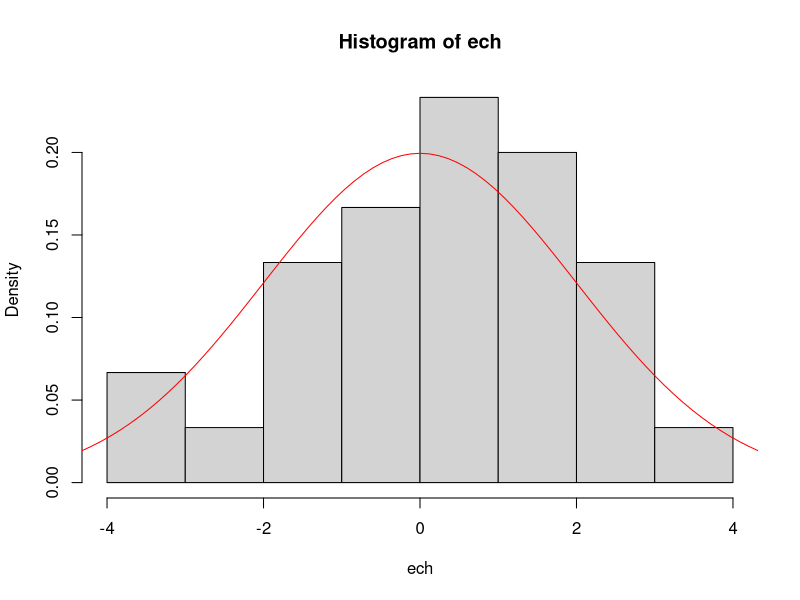
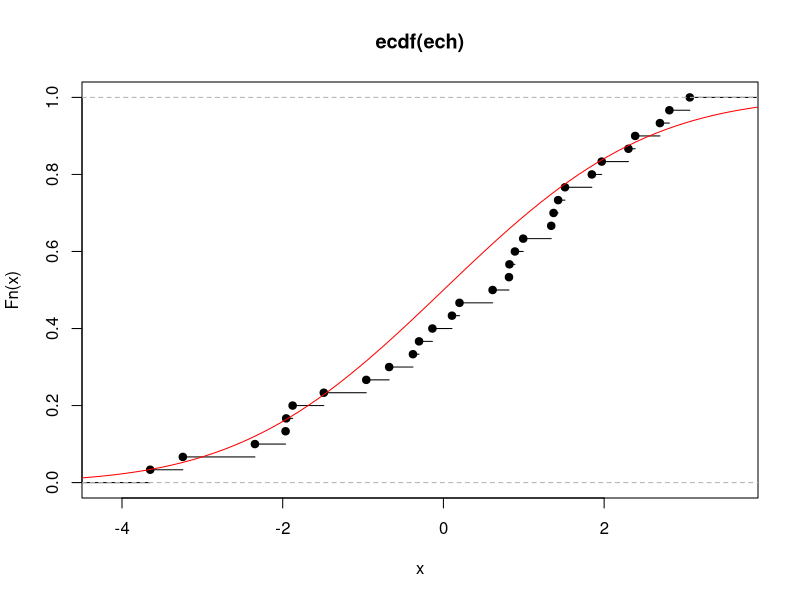
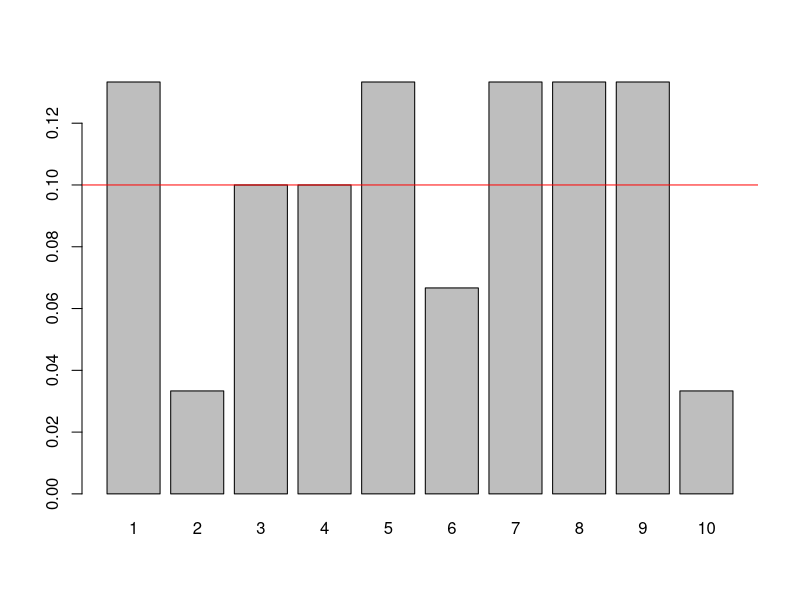
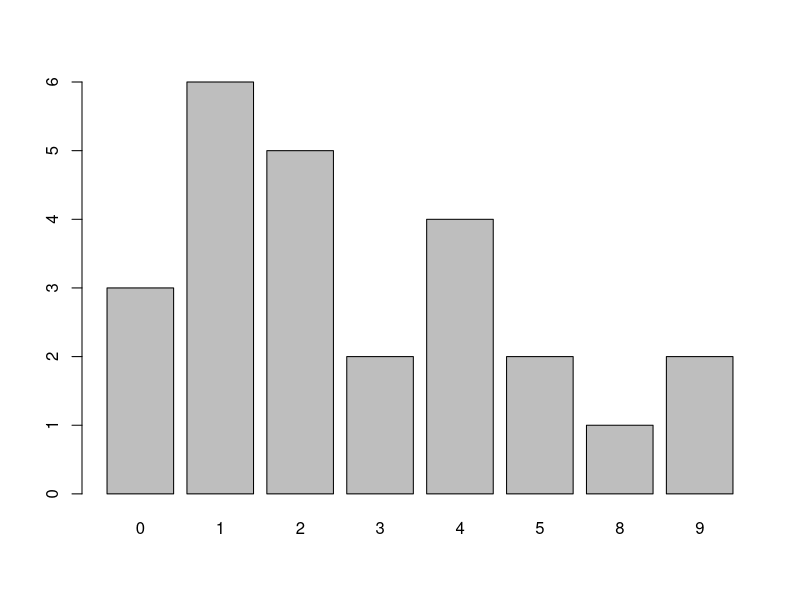
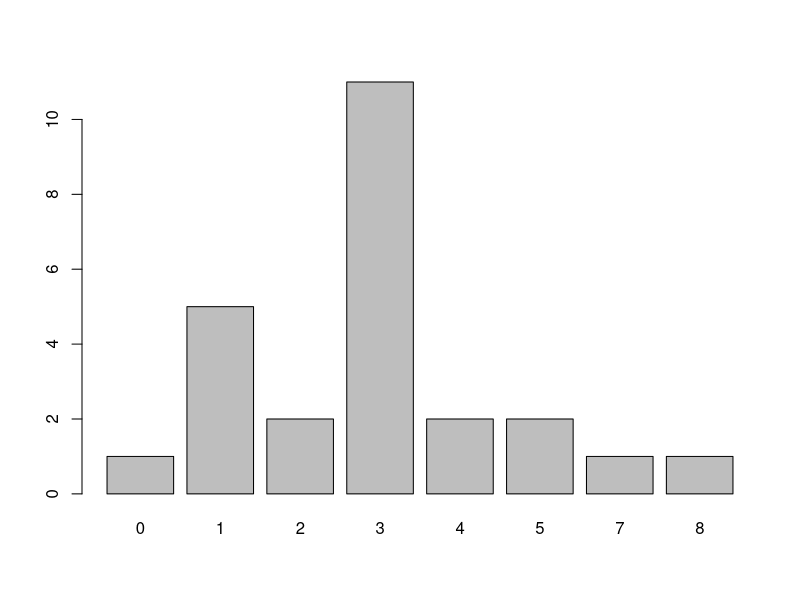
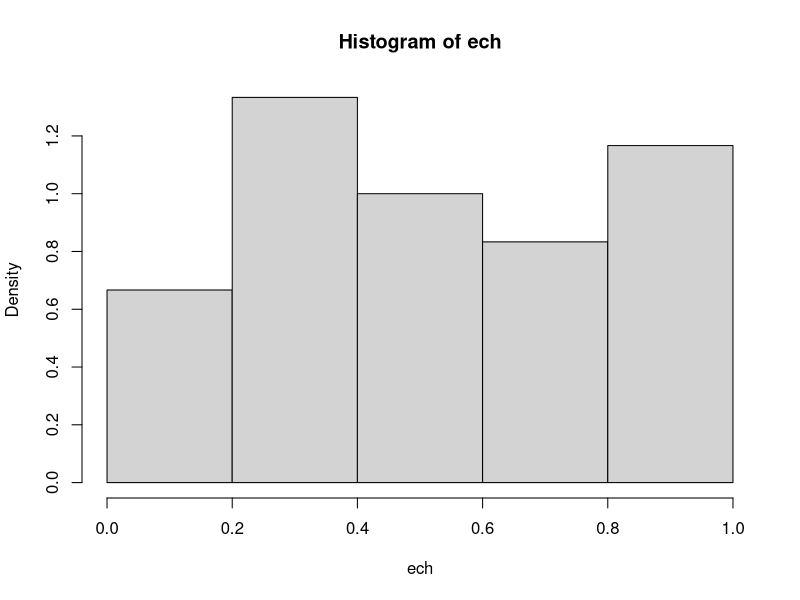
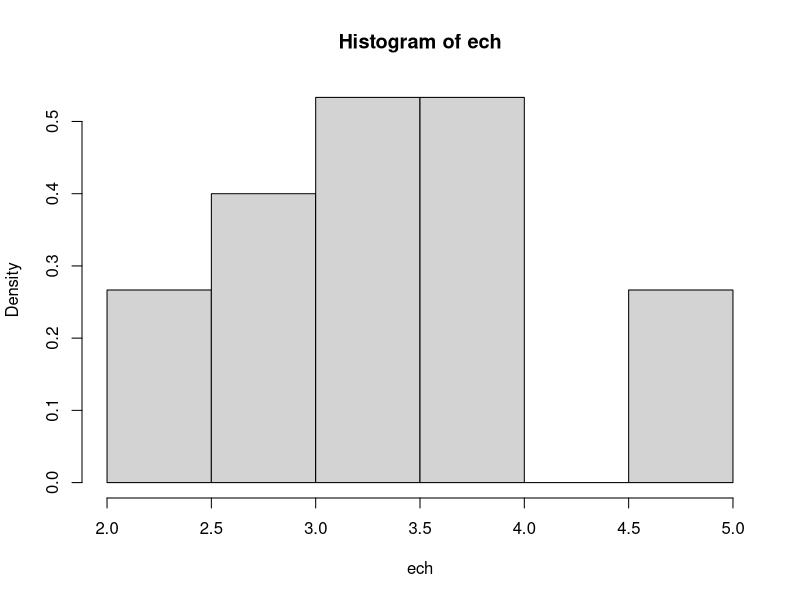
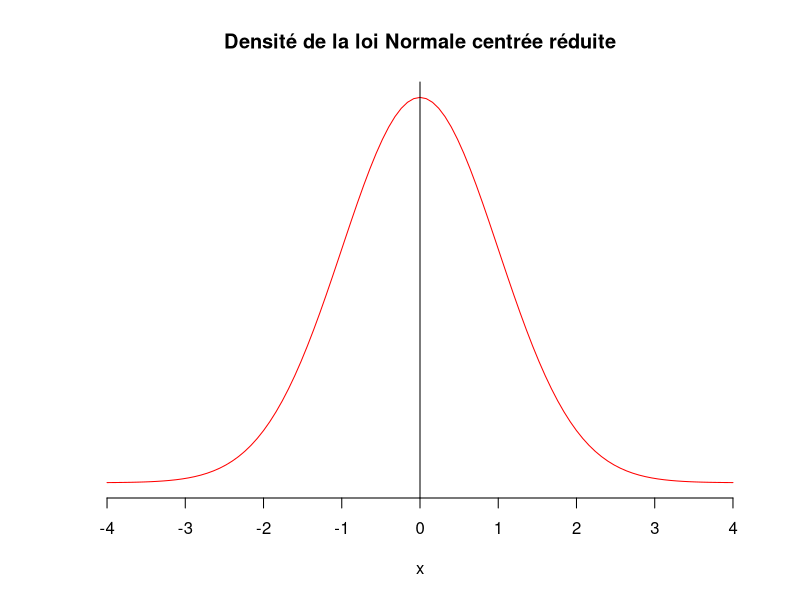

Here is the R script that generated these plots, in order:
## ---- chunk 1
n<-30
ech<-rnorm(n,mean = 0,sd = 2) # simulation d'un échantillon d'une loi normale d'espérance 1 et de variance 4 (écart-type = 2)
head(ech,n = 20)
hist(ech, freq=F)
curve(dnorm(x,mean = 0,sd = 2),from = -6,to = 6,ylab="densité",add=T,col="red")
plot(ecdf(ech))
curve(pnorm(x,mean = 0,sd = 2),from = -6,to = 6,ylab="Fonction de répartition",add=T,col="red")
quantile.normale<-qnorm(p = c(0.05,0.1,0.25,0.5,0.75,0.9,0.95),mean = 0,sd = 2)
quantile.echantillon<-quantile(x = ech,probs = c(0.05,0.1,0.25,0.5,0.75,0.9,0.95))
(rbind(quantile.echantillon,quantile.normale))
## ---- chunk 2
n<-30
ech<-sample(1:10,n,replace=T)
table(ech)/n
barplot(table(ech)/n)
abline(h=1/10,col="red")
## ---- chunk 3
n<- 30  # taille de l'échantillon
p<-0.3   # paramètre de la loi de Bernoulli
esp<-p
var<-p*(1-p)
ech<-rbinom(n,size = 1,prob = p) # size = 1 correspond à la loi de Bernoulli
table(ech)/n
paste("La moyenne de l'échantillon est ",mean(ech),", sachant que l'espérance vaut",esp)
paste("La variance de l'échantillon est ",round(var(ech),2),", sachant que la variance de la loi vaut",p*(1-p))
## ---- chunk 4
N<- 100 # taille de l'échantillon
n<- 10L  # premier paramètre de la loi
p<- 0.8 # deuxième paramètre de la loi

ech<-rbinom(N,n,p)
table(ech)/N

dbinom(x=0:n,size = n,prob = p)
## ---- chunk 5
n <- 25 # taille de l'échantillon
p <- 0.3 # paramètre de la loi 
ech<-rgeom(n,p) # simulation de la loi
barplot(table(ech))
## ---- chunk 6
lambda <- 3 # paramètre de la loi de Poisson
n <- 25 # taille de l'échantillon
ech <- rpois(n,lambda) # simulation de la loi de Poisson
mean(ech)
var(ech)
barplot(table(ech))
## ---- chunk 7
n <- 30
ech <- runif(n)
mean(ech)
var(ech)
hist(ech,freq=F)
## ---- chunk 8
n<-30
ech<-runif(n,2,5) # simulation d'un échantillon d'une loi uniforme sur [2,5]
mean(ech)
var(ech)
hist(ech,freq=F)
## ---- chunk 9
curve(dnorm,from = -4,to = 4,col="red",main="Densité de la loi Normale centrée réduite",ylab="",axes=F)
axis(1,xaxp=c(-4,4,8))
axis(2,pos=0,c(-1,1))
## ---- chunk 10
n<-100
ech<-rnorm(n) # simulation d'une loi normale centrée réduite
mean(ech)
var(ech)
hist(ech,freq=F,breaks=10,xlim = c(-3,3))
## ---- chunk 11
curve(dnorm(x,mean=1,sd=2),from = -5,to = 7,col="red",main="Densité de la loi N(1,4)",axes=F,ylab="") # Attention, on rentre l'écart-type et non la variance !!!
axis(1,xaxp = c(-5,7,12))
axis(2,pos=0,c(-1,1))
## ---- chunk 12
rnorm(20,0,1) # simulation d'un échantillon de taille 20 d'une loi N(0,1)
rnorm(20,1,1) # simulation d'un échantillon de taille 20 d'une loi N(1,1)
rnorm(20,2,1) # simulation d'un échantillon de taille 20 d'une loi N(2,1)
rnorm(20,0,2) # simulation d'un échantillon de taille 20 d'une loi N(0,1)
rnorm(20,0,4)
## ---- chunk 13
oldpar<-par()          # mise en memoire des param?tres graphiques par d?faut
par(xaxs="i",yaxs="i") # re-d?finition des styles d'axes pour les graphiques de ce TP3

##########################
# QUESTION 1
##########################
# Echantillons de taille n=2000 individus avec diff?rents param?tres
n<-2000
nd1<-rnorm(n,0,1)
nd2<-rnorm(n,1,1)
nd3<-rnorm(n,2,1)
nd4<-rnorm(n,0,2)
nd5<-rnorm(n,0,4)

nd_en_col<-cbind(nd1,nd2,nd3,nd4,nd5) # les echantillons sont mis en ensemble, colonne par colonne
colSums(nd_en_col< -2)/n           # pour chaque colonne on compte le nombre de valeurs qui est en dessous de -2 et on ramène cela à un pourcentage

## ---- chunk 14
##########################
# QUESTION 2
##########################
# Tracer les valeurs
plot(nd1,type="l")

# Executer les commandes ci dessous et quelles sont les différences ?
hist(nd1)
hist(nd1,freq=TRUE,breaks=40)
hist(nd1,freq=TRUE,breaks=50)
## ---- chunk 15
##########################
# QUESTION 3
##########################
# On trace plusieurs histogrammes pour comparer la répartition des valeurs
par(mfrow=c(2,3))   # 6 graphes dans une seule fenetre 
                    # sur 2 lignes et 3 colonnes

infx<- -5           # valeur min sur l'axe des x
supx<- 5            # valeur max sur l'axe des x
x<-seq(infx,supx,0.1) # creation d'un vecteur du min au max par pas de 0.1

hist(nd1,freq=FALSE,breaks=40,xlim=c(infx,supx))
lines(x,dnorm(x,0,1),col="red") # on ajoute a l'histogramme des valeurs 
                                # la courbe theorique de la densite

hist(nd2,freq=FALSE,breaks=40,xlim=c(infx,supx))
lines(x,dnorm(x,1,1),col="red")
hist(nd3,freq=FALSE,breaks=40,xlim=c(infx,supx))
lines(x,dnorm(x,2,1),col="red")

# seconde ligne de graphiques
infx<- -10
supx<- 10
x<-seq(infx,supx,0.1)
hist(nd1,freq=FALSE,breaks=40,xlim=c(infx,supx))
lines(x,dnorm(x,0,1),col="red")
hist(nd4,freq=FALSE,breaks=40,xlim=c(infx,supx))
lines(x,dnorm(x,0,2),col="red")
hist(nd5,freq=FALSE,breaks=40,xlim=c(infx,supx))
lines(x,dnorm(x,0,4),col="red")

## ---- chunk 16
##########################
# QUESTION 4
##########################
# On trace les fonctions de répartition des différents
# échantillons pour comparer la répartition des valeurs
par(mfrow=c(2,3))
infx<- -3
supx<- 3
x<-seq(infx,supx,0.1)
plot(ecdf(nd1),xlim=c(infx,supx))
lines(x,pnorm(x,0,1),col="red")
plot(ecdf(nd2),xlim=c(infx,supx))
lines(x,pnorm(x,1,1),col="red")
plot(ecdf(nd3),xlim=c(infx,supx))
lines(x,pnorm(x,2,1),col="red")
infx<- -10
supx<- 10
x<-seq(infx,supx,0.1)
plot(ecdf(nd1),xlim=c(infx,supx))
lines(x,pnorm(x,0,1),col="red")
plot(ecdf(nd4),xlim=c(infx,supx))
lines(x,pnorm(x,0,2),col="red")
plot(ecdf(nd5),xlim=c(infx,supx))
lines(x,pnorm(x,0,4),col="red")

par(mfrow=c(1,1))
## ---- chunk 17
##########################
# QUESTION 5
##########################
curve(dnorm,from=-4,to=+4)
# creation d'une fonction pour colorier l'aire sous la courbe d'une
# fonction <fun> entre <xmin> et <xmax>
shade_under_curve <- function(fun, xmin, xmax, length=100){
  xvals <- seq(xmin, xmax, length=length)
  dvals <- match.fun(fun)(xvals)
  polygon(c(xvals,rev(xvals)),c(rep(0,length),rev(dvals)),col="gray")
}
shade_under_curve(dnorm,-5,-1)
##### valeur de l'aire sous la courbe
integrate(dnorm,-Inf,-1)
##### valeur de F(-1) à lire sur le graphe
curve(pnorm,from=-3,to=3,xaxs="i",yaxs="i")
grid(NA,40,lwd=1)
segments(-1,0,-1,pnorm(-1))
segments(-1,pnorm(-1),-3,pnorm(-1))
##### valeur de F(-1) par la fonction pnorm
pnorm(-1)

## ---- chunk 18
par(mfrow=c(2,2))
N04<-function(x) dnorm(x,0,2)
curve(N04,from = -8,to = 8,ylab="",axes=FALSE,main="Densité N(0,4)")
shade_under_curve(N04,-8,-1)
axis(1,xaxp=c(-6,6,12))
axis(2,pos=0,c(-1,1))

curve(N04,from = -8,to = 8,ylab="",axes=F,main="Densité N(0,4)")
shade_under_curve(N04,-8,2)
axis(1,xaxp=c(-6,6,12))
axis(2,pos=0,c(-1,1))

curve(N04,from = -8,to = 8,ylab="",axes=F,main="Densité N(0,4)")
shade_under_curve(N04,2,8)
axis(1,xaxp=c(-6,6,12))
axis(2,pos=0,c(-1,1))

curve(N04,from = -8,to = 8,ylab="",axes=F,main="Densité N(0,4)")
shade_under_curve(N04,-1,2)
axis(1,xaxp=c(-6,6,12))
axis(2,pos=0,c(-1,1))

## ---- chunk 19
x<-rnorm(10000,0,1)
x1<-x+1
x2<-x-1
x3<-x*2
x4<-x/2
## ---- chunk 20
old_par<-par()
par(xaxs="i",yaxs="i")

# Deux variables gaussiennes de m?me loi
x<-rnorm(10000,0,1)
y<-rnorm(10000,0,1)

z<-x+y
hist(z,breaks=20,freq=FALSE,ylim=c(0,0.5))
curve(dnorm,from= -4,to=4,add=TRUE,col="red") # la loi N(0,1)

x<-seq(-5,5,0.1)
lines(x,dnorm(x,0,sqrt(2)),col="green4") #la loi propos?e

# Deux variables gaussiennes de meme ecart type mais pas de meme esperance
x<-rnorm(10000,0,1)
y<-rnorm(10000,1,1)

z<-x+y
hist(z,breaks=20,freq=FALSE,ylim=c(0,0.5))
curve(dnorm,from= -4,to=4,add=TRUE,col="red") # la loi N(0,1)

x<-seq(-5,5,0.1)
lines(x,dnorm(x,0,sqrt(2)),col="green4") #la 1ere loi propos?e

x<-seq(-5,5,0.1)
#   lines(x,dnorm(x,###### a vous de trouver######),col="blue4") # la loi que vous proposez (pensez à décommentez la ligne...)

# Deux variables gaussiennes de meme esperance mais pas de meme ecart type
x<-rnorm(10000,0,1)
y<-rnorm(10000,0,2)

z<-x+y
hist(z,breaks=20,freq=FALSE,ylim=c(0,0.5))
curve(dnorm,from= -4,to=4,add=TRUE,col="red")

x<-seq(-5,5,0.1)
#lines(x,dnorm(x,###### a vous de trouver######),col="green4") #la loi que vous proposez
## ---- chunk 21
############################################################################
# Ecrire un script pour expliquer la loi d'une moyenne de lois gaussiennes #
############################################################################     

## ---- chunk 22
#################################################################
## Somme des carrés de loi gaussiennes                        ###
#################################################################
v1<-rnorm(10000,0,1)^2
v2<-rnorm(10000,0,1)^2+rnorm(10000,0,1)^2
v3<-rnorm(10000,0,1)^2+rnorm(10000,0,1)^2+rnorm(10000,0,1)^2
v4<-rnorm(10000,0,1)^2+rnorm(10000,0,1)^2+rnorm(10000,0,1)^2+rnorm(10000,0,1)^2

hist(v1,breaks=40,prob=TRUE,xlim=c(0,10),ylim=c(0,1.5))
curve(dchisq(x,1),from= 0,to= 10,add=TRUE,col="red")
hist(v2,breaks=40,prob=TRUE,xlim=c(0,10),ylim=c(0,0.5))
curve(dchisq(x,2),from= 0,to= 10,add=TRUE,col="red")
hist(v3,breaks=40,prob=TRUE,xlim=c(0,10),ylim=c(0,0.3))
curve(dchisq(x,3),from= 0,to= 10,add=TRUE,col="red")
hist(v4,breaks=40,prob=TRUE,xlim=c(0,20),ylim=c(0,0.20))
curve(dchisq(x,4),from= 0,to= 10,add=TRUE,col="red")      
## ---- chunk 23
n <- 30              # taille de l'échantillon
lambda <- 10^{-3}    # paramètre de la loi exponentielle
ech<- rexp(n,rate = lambda)
mean(ech)
var(ech)
hist(ech,freq=F)
plot(ecdf(ech))
